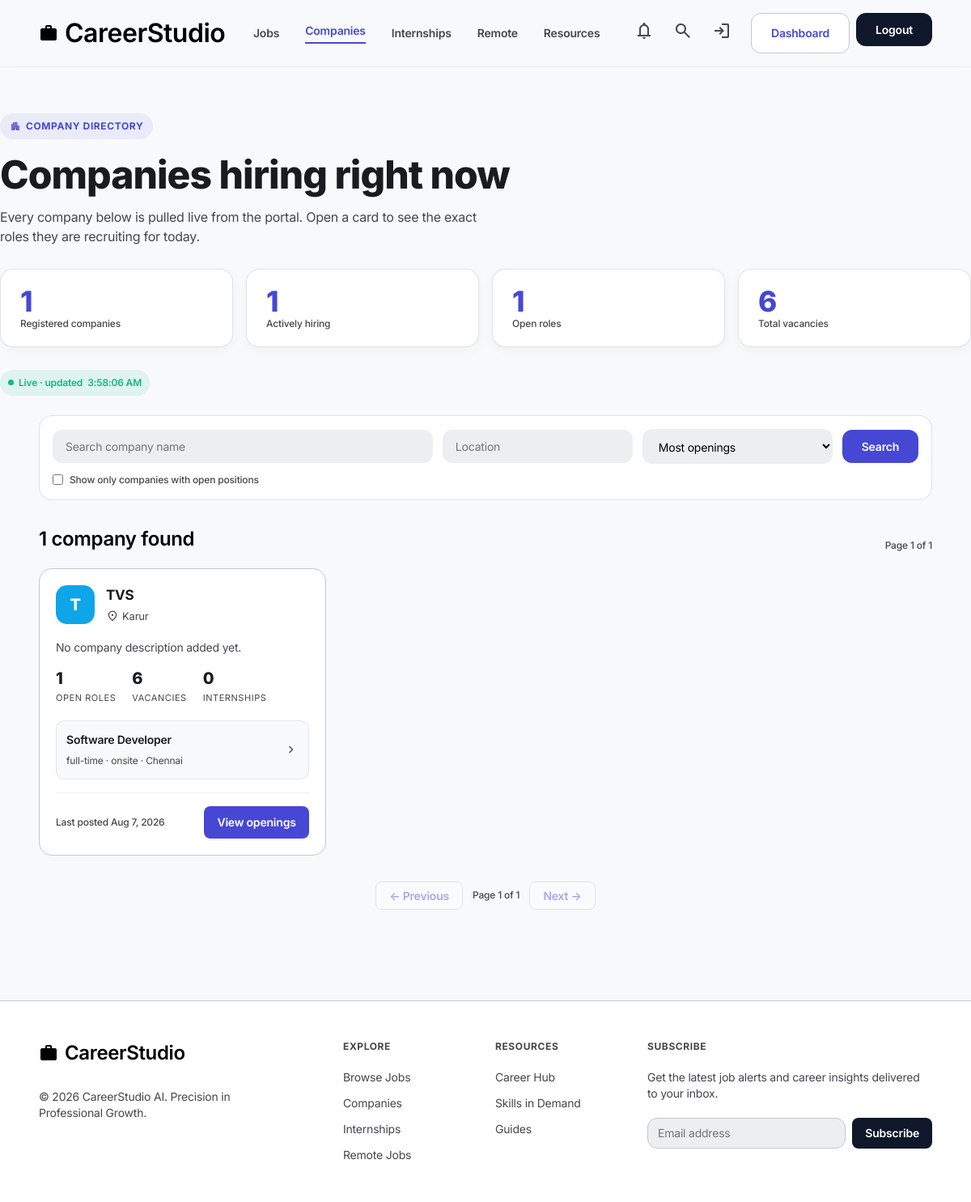
Page /companies.php (signed in) on the committed database.
### tables this page shows
CREATE TABLE `companies` (
  `id` int(10) UNSIGNED NOT NULL,
  `user_id` int(10) UNSIGNED NOT NULL,
  `company_name` varchar(150) NOT NULL,
  `description` text DEFAULT NULL,
  `website` varchar(255) DEFAULT NULL,
  `location` varchar(150) DEFAULT NULL,
  `created_at` datetime NOT NULL DEFAULT current_timestamp(),
  `updated_at` datetime NOT NULL DEFAULT current_timestamp() ON UPDATE current_timestamp()
);

CREATE TABLE `jobs` (
  `id` int(10) UNSIGNED NOT NULL,
  `company_id` int(10) UNSIGNED NOT NULL,
  `title` varchar(150) NOT NULL,
  `description` text NOT NULL,
  `requirements` text DEFAULT NULL,
  `skills_required` varchar(500) DEFAULT NULL,
  `salary` varchar(100) DEFAULT NULL,
  `job_type` enum('full-time','part-time','internship','contract') NOT NULL,
  `location` varchar(150) DEFAULT NULL,
  `work_mode` enum('remote','hybrid','onsite') NOT NULL DEFAULT 'onsite',
  `vacancy_count` smallint(5) UNSIGNED NOT NULL DEFAULT 1,
  `deadline` date DEFAULT NULL,
  `status` enum('open','closed') NOT NULL DEFAULT 'open',
  `created_at` datetime NOT NULL DEFAULT current_timestamp(),
  `updated_at` datetime NOT NULL DEFAULT current_timestamp() ON UPDATE current_timestamp()
);

### functions.php (called while the page is built, shortened)
<?php
function e(?string $value): string
{
    return htmlspecialchars((string) $value, ENT_QUOTES, 'UTF-8');
}
function format_date(?string $dateStr): string
{
    $ts = strtotime($dateStr);
    return $ts ? date('M j, Y', $ts) : $dateStr;
}
function initials(string $name): string
{
    $name = trim($name);
    return $name === '' ? '?' : mb_strtoupper(mb_substr($name, 0, 1));
}
function avatar_color(string $seed): string
{
    $palette = ['#4648d4', '#0F172A', '#0EA5E9', '#10B981', '#F59E0B', '#EF4444', '#8B5CF6', '#EC4899'];
    return $palette[crc32($seed) % count($palette)];
}
function query(string $key, string $default = ''): string
{
    return trim((string) ($_GET[$key] ?? $default));
}
function get_pagination(array $params, int $defaultLimit = 8, int $maxLimit = 50): array
{
    $page = isset($params['page']) ? max(1, (int) $params['page']) : 1;
    $limit = isset($params['limit']) ? (int) $params['limit'] : $defaultLimit;
    $limit = max(1, min($maxLimit, $limit));
    $offset = ($page - 1) * $limit;
    return [$page, $limit, $offset];
}

### companies.php (the view, shortened to what this page needs)
<?php
require_once __DIR__ . '/auth.php';
$pdo = get_db();
    ?>
    <?php
$search = query('q');
$location = query('location');
$sort = query('sort');
$hiringOnly = isset($_GET['hiring']) && $_GET['hiring'] === '1';
$where = ['1 = 1'];
$having = $hiringOnly ? 'HAVING open_roles > 0' : '';
$sortOptions = [
    'openings' => 'open_roles DESC, c.company_name ASC',
    'newest'   => 'last_posted DESC, c.company_name ASC',
    'name'     => 'c.company_name ASC',
];
if (!isset($sortOptions[$sort])) {
    $sort = 'openings';
}
$orderBy = $sortOptions[$sort];
$whereSql = implode(' AND ', $where);
[$page, $limit, $offset] = get_pagination($_GET, 9, 30);
$sql = "SELECT c.id, c.company_name, c.description, c.website, c.location,
               COUNT(j.id) AS open_roles,
               COALESCE(SUM(j.vacancy_count), 0) AS vacancies,
               COALESCE(SUM(j.job_type = 'internship'), 0) AS internships,
               COALESCE(SUM(j.work_mode = 'remote'), 0) AS remote_roles,
               MAX(j.created_at) AS last_posted
        FROM companies c
        LEFT JOIN jobs j ON j.company_id = c.id AND j.status = 'open'
        WHERE $whereSql
        GROUP BY c.id, c.company_name, c.description, c.website, c.location
        $having
        ORDER BY $orderBy
        LIMIT :limit OFFSET :offset";
$stmt = $pdo->prepare($sql);
$stmt->bindValue(':limit', $limit, PDO::PARAM_INT);
$stmt->bindValue(':offset', $offset, PDO::PARAM_INT);
$stmt->execute();
$companies = $stmt->fetchAll();
$countSql = "SELECT COUNT(*) FROM (
                SELECT c.id, COUNT(j.id) AS open_roles
                FROM companies c
                LEFT JOIN jobs j ON j.company_id = c.id AND j.status = 'open'
                WHERE $whereSql
                GROUP BY c.id
                $having
             ) AS matched";
$stmt = $pdo->prepare($countSql);
$stmt->execute();
$total = (int) $stmt->fetchColumn();
$totalPages = (int) max(1, ceil($total / $limit));
$openingsByCompany = [];
if ($companies) {
    $ids = array_map('intval', array_column($companies, 'id'));
    $placeholders = implode(',', array_fill(0, count($ids), '?'));
    $stmt = $pdo->prepare(
        "SELECT id, company_id, title, job_type, work_mode, location, vacancy_count
         FROM jobs
         WHERE status = 'open' AND company_id IN ($placeholders)
         ORDER BY created_at DESC"
    );
    $stmt->execute($ids);
    foreach ($stmt->fetchAll() as $job) {
        $openingsByCompany[(int) $job['company_id']][] = $job;
    }
}
require __DIR__ . '/site-nav.php';
?>
<main>
  <section class="container page-hero">
    <span class="eyebrow">
      <span class="material-symbols-outlined" style="font-size: 14px;">apartment</span> Company directory
    </span>
    <h1 class="display-lg">Companies hiring right now</h1>
    <p class="body-lg text-variant">Every company below is pulled live from the portal. Open a card to see the exact
      roles they are recruiting for today.</p>
    <div class="stat-strip">
      <div class="stat-box">
        <div class="stat-value" data-live="companies"><?= (int) $pdo->query('SELECT COUNT(*) FROM companies')->fetchColumn() ?></div>
        <div class="label-sm text-variant">Registered companies</div>
      </div>
      <div class="stat-box">
        <div class="stat-value" data-live="hiring"><?= (int) $pdo->query('SELECT COUNT(DISTINCT company_id) FROM jobs WHERE status = "open"')->fetchColumn() ?></div>
        <div class="label-sm text-variant">Actively hiring</div>
      </div>
      <div class="stat-box">
        <div class="stat-value" data-live="open_jobs"><?= (int) $pdo->query('SELECT COUNT(*) FROM jobs WHERE status = "open"')->fetchColumn() ?></div>
        <div class="label-sm text-variant">Open roles</div>
      </div>
      <div class="stat-box">
        <div class="stat-value" data-live="vacancies"><?= (int) $pdo->query('SELECT COALESCE(SUM(vacancy_count), 0) FROM jobs WHERE status = "open"')->fetchColumn() ?></div>
        <div class="label-sm text-variant">Total vacancies</div>
      </div>
    </div>
    <div style="margin-top: 12px;">
      <span class="live-pill"><span class="live-dot"></span> Live &middot; updated <span id="live-updated"><?= date('g:i:s A') ?></span></span>
    </div>
  </section>
  <section class="container" style="padding-bottom: 64px;">
    <form class="filter-bar" method="get" action="companies.php">
      <input type="text" name="q" placeholder="Search company name" value="<?= e($search) ?>">
      <input type="text" name="location" placeholder="Location" value="<?= e($location) ?>">
      <select name="sort">
        <option value="openings"<?= $sort === 'openings' ? ' selected' : '' ?>>Most openings</option>
      </select>
      <button type="submit" class="btn btn-primary">Search</button>
      <label class="label-sm text-variant" style="display: flex; align-items: center; gap: 8px; grid-column: 1 / -1;">
        <input type="checkbox" name="hiring" value="1" style="width: auto;"<?= $hiringOnly ? ' checked' : '' ?>>
        Show only companies with open positions
      </label>
    </form>
    <div class="section-title">
      <h2 class="headline-md"><?= $total ?> compan<?= $total === 1 ? 'y' : 'ies' ?> found</h2>
      <span class="label-sm text-variant">Page <?= $page ?> of <?= $totalPages ?></span>
    </div>
    <?php if (!$companies): ?>
      <div class="empty-panel">
        <p class="body-md">No companies match your search yet.</p>
        <a class="btn btn-outline" style="margin-top: 16px;" href="companies.php">Clear filters</a>
      </div>
    <?php else: ?>
      <div class="card-grid">
        <?php foreach ($companies as $company):
            $openRoles = (int) $company['open_roles'];
            $openings = $openingsByCompany[(int) $company['id']] ?? [];
        ?>
          <div class="entity-card hover-lift">
            <div class="entity-head">
              <div class="entity-logo" style="background: <?= e(avatar_color($company['company_name'])) ?>;">
                <?= e(initials($company['company_name'])) ?>
              </div>
              <div>
                <h3 class="entity-title">
                  <a href="companies.php?id=<?= (int) $company['id'] ?>"><?= e($company['company_name']) ?></a>
                </h3>
                <div class="entity-sub">
                  <span class="material-symbols-outlined" style="font-size: 16px;">location_on</span>
                  <?= $company['location'] ? e($company['location']) : 'Location not set' ?>
                </div>
              </div>
            </div>
            <div class="entity-body">
              <p class="entity-desc">
                <?= e($company['description'] ?: 'No company description added yet.') ?>
              </p>
              <div class="mini-stats" style="margin-top: 16px;">
                <div>
                  <div class="mini-stat-value"><?= $openRoles ?></div>
                  <div class="mini-stat-label">Open roles</div>
                </div>
                <div>
                  <div class="mini-stat-value"><?= (int) $company['vacancies'] ?></div>
                  <div class="mini-stat-label">Vacancies</div>
                </div>
                <div>
                  <div class="mini-stat-value"><?= (int) $company['internships'] ?></div>
                  <div class="mini-stat-label">Internships</div>
                </div>
              </div>
              <?php if ($openings): ?>
                <div class="opening-list" style="margin-top: 16px;">
                  <?php foreach (array_slice($openings, 0, 3) as $job): ?>
                    <a class="opening-row" href="jobs.php?id=<?= (int) $job['id'] ?>">
                      <span>
                        <span class="opening-title"><?= e($job['title']) ?></span><br>
                        <span class="opening-meta">
                          <?= e($job['job_type']) ?> &middot; <?= e($job['work_mode']) ?>
                          <?= $job['location'] ? ' &middot; ' . e($job['location']) : '' ?>
                        </span>
                      </span>
                      <span class="material-symbols-outlined text-variant" style="font-size: 18px;">chevron_right</span>
                    </a>
                  <?php endforeach; ?>
                </div>
              <?php else: ?>
                <p class="label-sm text-variant" style="margin-top: 16px;">No open positions at the moment.</p>
              <?php endif; ?>
            </div>
            <div class="entity-foot">
              <span class="label-sm text-variant">
                <?= $company['last_posted'] ? 'Last posted ' . e(format_date($company['last_posted'])) : 'Nothing posted yet' ?>
              </span>
              <a class="btn btn-sm <?= $openRoles ? 'btn-primary' : 'btn-outline' ?>"
                 href="companies.php?id=<?= (int) $company['id'] ?>">
                <?= $openRoles ? 'View openings' : 'View profile' ?>
              </a>
            </div>
          </div>
        <?php endforeach; ?>
      </div>
      <div class="pager">
        <?php if ($page > 1): ?>
          <a class="btn btn-outline btn-sm" href="<?= e(page_url($page - 1)) ?>">&larr; Previous</a>
        <?php else: ?>
          <button class="btn btn-outline btn-sm" disabled>&larr; Previous</button>
        <?php endif; ?>
        <span class="label-sm text-variant">Page <?= $page ?> of <?= $totalPages ?></span>
        <?php if ($page < $totalPages): ?>
          <a class="btn btn-outline btn-sm" href="<?= e(page_url($page + 1)) ?>">Next &rarr;</a>
        <?php else: ?>
          <button class="btn btn-outline btn-sm" disabled>Next &rarr;</button>
        <?php endif; ?>
      </div>
    <?php endif; ?>
  </section>
</main>
<?php require __DIR__ . '/site-footer.php'; ?>

### rows in the picture
companies: company_name "T", company_name "TVS", location "Karur", description "No company description added yet.", openRoles "1", vacancies "6", internships "0", last_posted "Aug 7, 2026"
jobs: title "Software Developer", job_type "full-time", work_mode "onsite", location "Chennai"

### other values in the picture
$item['label'] "Jobs"
$item['label'] "Companies"
$item['label'] "Internships"
$item['label'] "Remote"
$item['label'] "Resources"
$pdo->query('SELECT COUNT(*) FROM companies')->fetchColumn() "1"
$total "1"
$page "1"
$totalPages "1"
